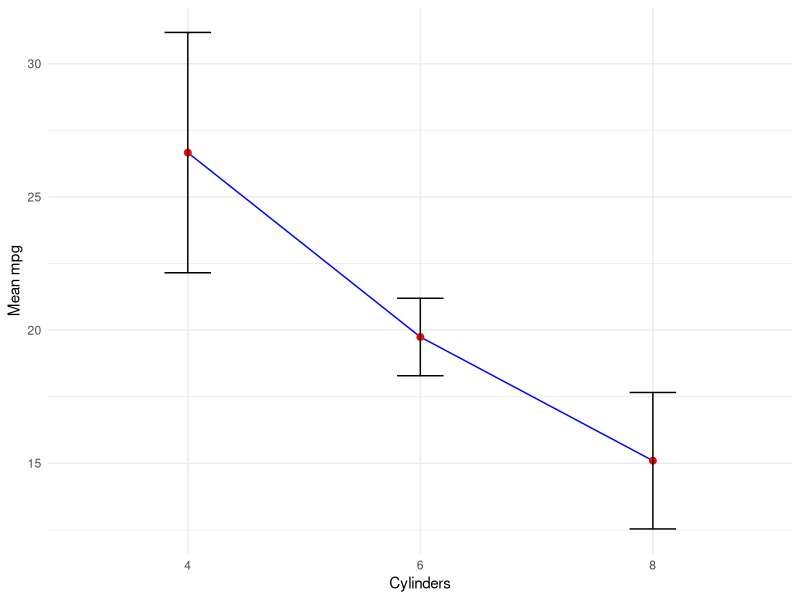
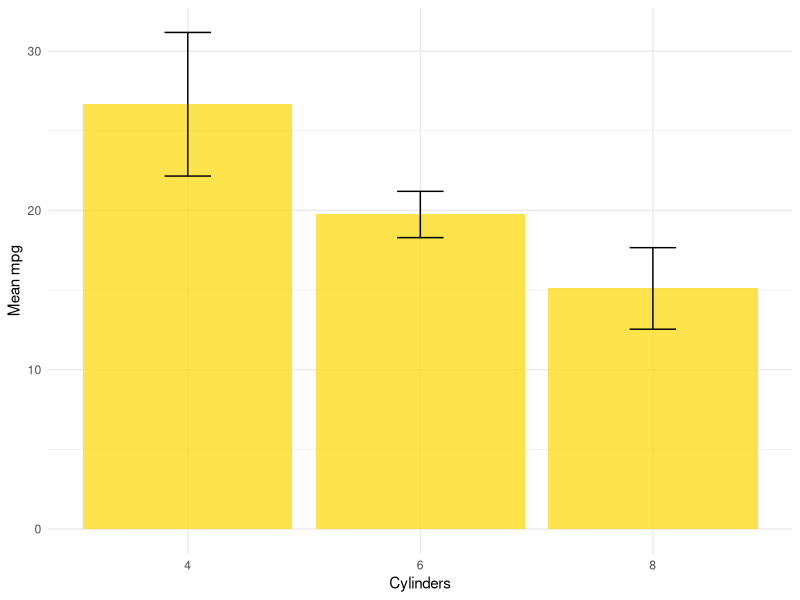
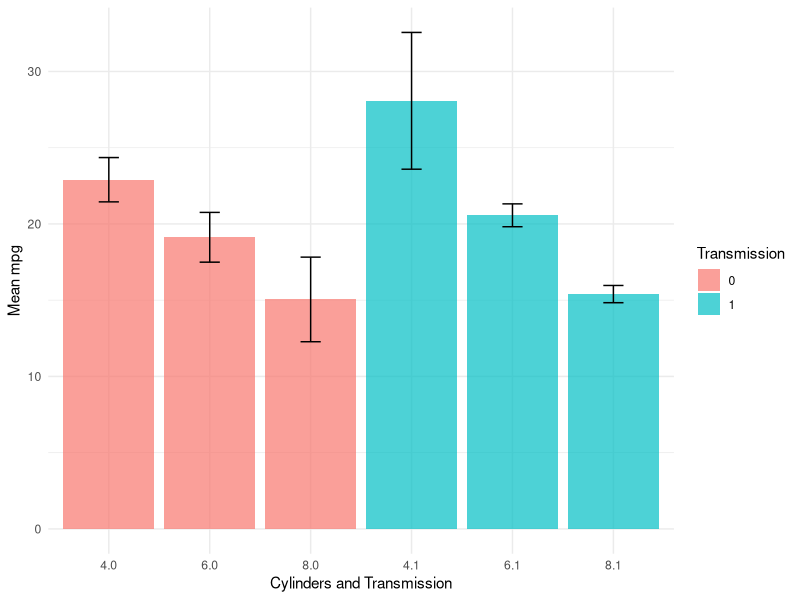
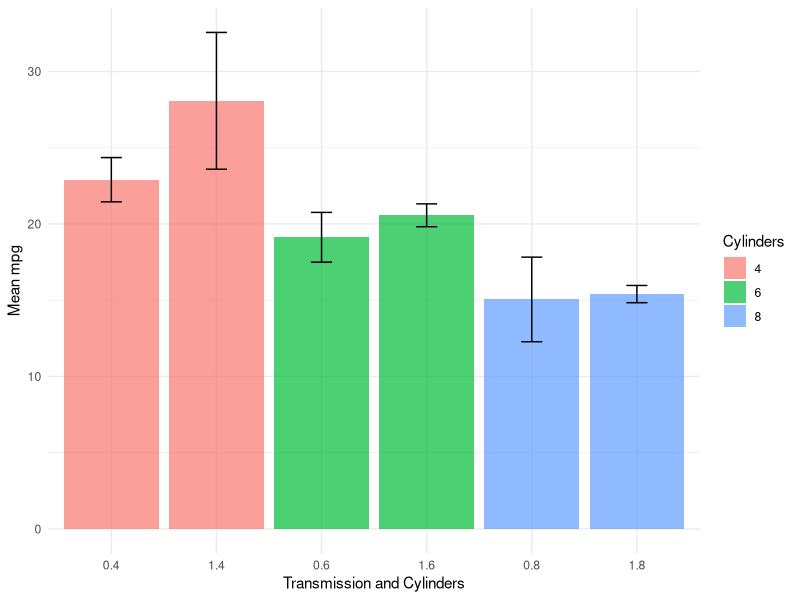
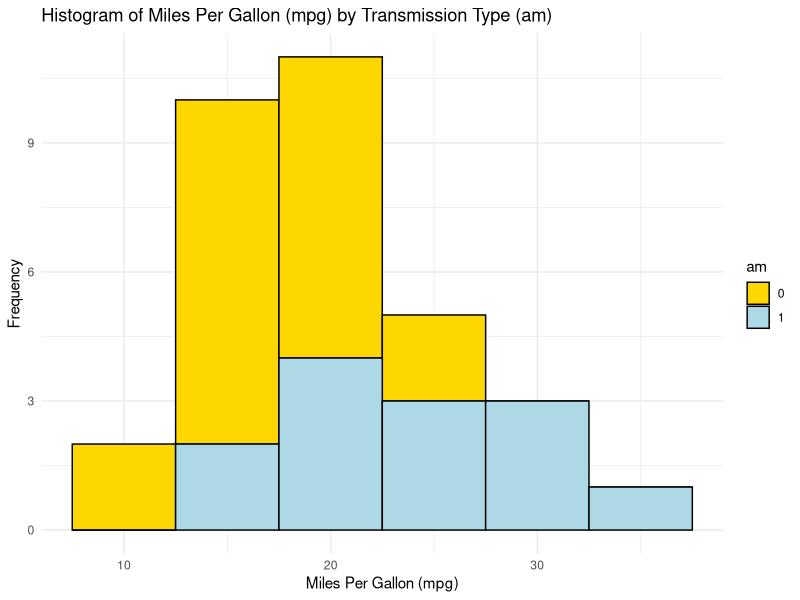
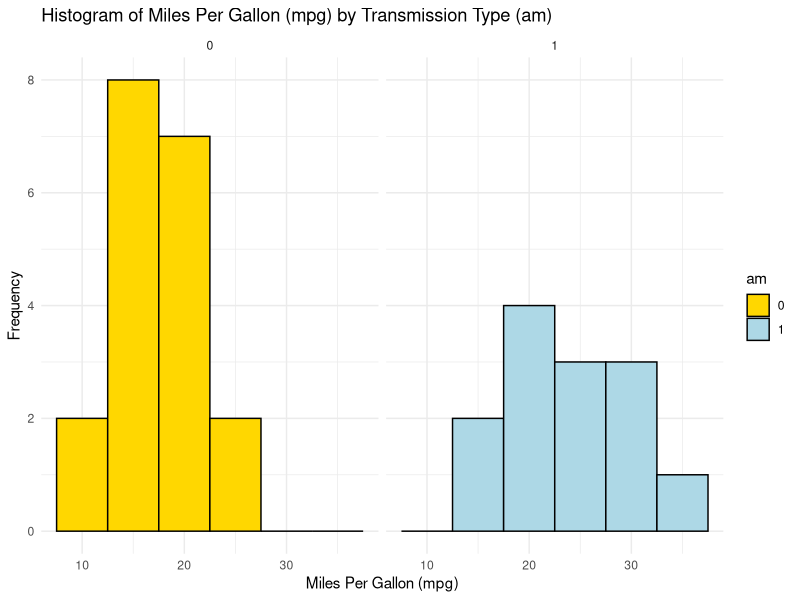
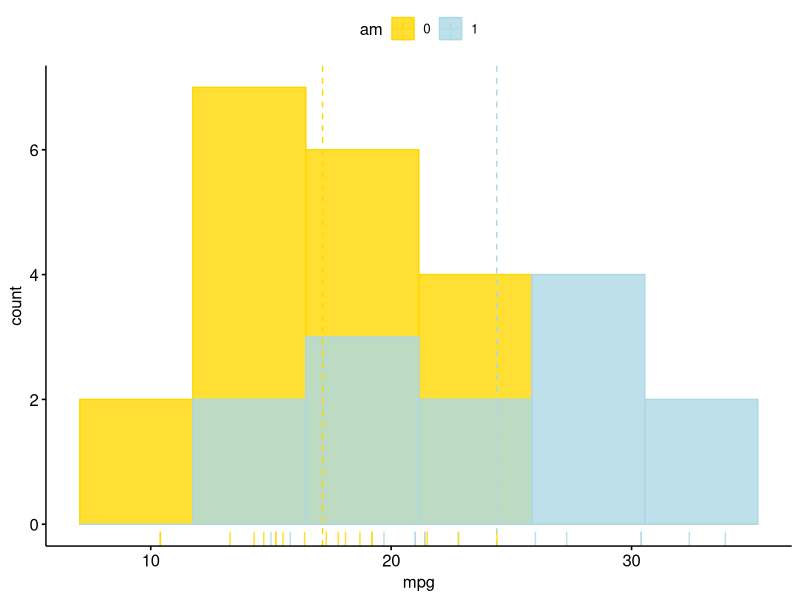
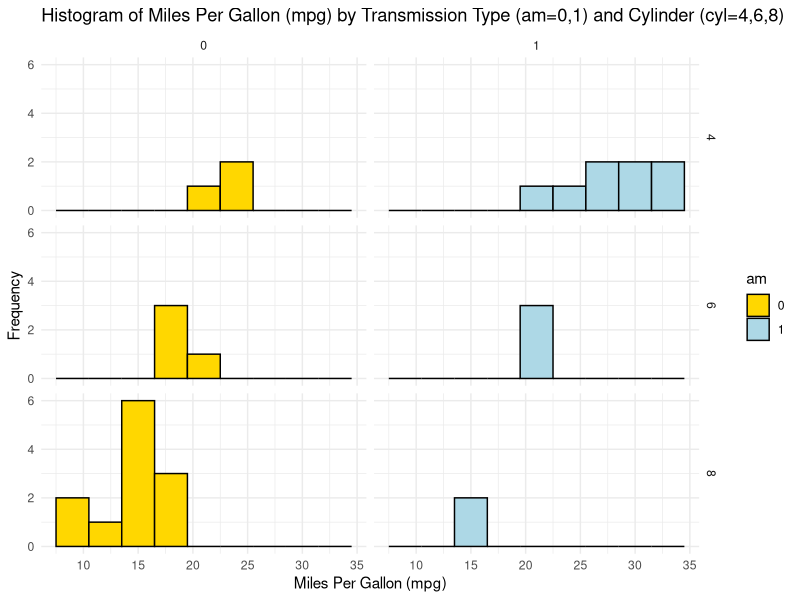

R code for these plots, in order:
## ---- chunk 1
# Load the required libraries, suppressing annoying startup messages
library(tibble) 
suppressPackageStartupMessages(library(dplyr))
# Read the mtcars dataset into a tibble called tb
data(mtcars)
tb <- as_tibble(mtcars)
# Convert relevant columns into factor variables
tb$cyl <- as.factor(tb$cyl) # cyl = {4,6,8}, number of cylinders
tb$am <- as.factor(tb$am) # am = {0,1}, 0:automatic, 1: manual transmission
tb$vs <- as.factor(tb$vs) # vs = {0,1}, v-shaped engine, 0:no, 1:yes
tb$gear <- as.factor(tb$gear) # gear = {3,4,5}, number of gears
# Directly access the data columns of tb, without tb$mpg
attach(tb)
## ---- chunk 2
library(dplyr)
s1 <- tb %>%
  group_by(cyl) %>%
  summarise(Mean_mpg = mean(mpg, na.rm = TRUE),
            SD_mpg = sd(mpg, na.rm = TRUE)) 
print(s1)
## ---- chunk 3
library(ggplot2)
ggplot(s1, 
       aes(x = cyl, y = Mean_mpg)) +
  geom_line(group=1, color = "blue") +
  geom_point(size = 2, color = "red") +
  geom_errorbar(aes(ymin = Mean_mpg - SD_mpg, 
                    ymax = Mean_mpg + SD_mpg), 
                width = .2, colour = "black") +
  labs(x = "Cylinders", y = "Mean mpg") +
  theme_minimal()

## ---- chunk 4
library(ggplot2)

# mpg plot
ggplot(s1, aes(x = cyl, y = Mean_mpg)) +
  geom_bar(stat = "identity", 
           fill = "gold", 
           alpha = 0.7) +
  geom_errorbar(aes(ymin = Mean_mpg - SD_mpg, 
                    ymax = Mean_mpg + SD_mpg), 
                width = .2) +
  labs(x = "Cylinders", y = "Mean mpg") +
  theme_minimal()
## ---- chunk 5
library(dplyr)
s3 <- tb %>%
  group_by(cyl) %>%
  summarise(
    Mean_mpg = mean(mpg, na.rm = TRUE),
    SD_mpg = sd(mpg, na.rm = TRUE),
    Mean_wt = mean(wt, na.rm = TRUE),
    SD_wt = sd(wt, na.rm = TRUE),
    Mean_hp = mean(hp, na.rm = TRUE),
    SD_hp = sd(hp, na.rm = TRUE)
    ) 
print(s3)
## ---- chunk 6
library(dplyr)
tb_grouped <- tb %>%
  group_by(cyl, am) %>%
  summarise(Mean_mpg = mean(mpg, na.rm = TRUE),
            SD_mpg = sd(mpg, na.rm = TRUE))

tb_grouped
## ---- chunk 7
# Create the plot
ggplot(tb_grouped, aes(x = interaction(cyl, am), y = Mean_mpg, fill = as.factor(am))) +
  geom_bar(stat = "identity", 
           alpha = 0.7, 
           position = position_dodge()) +
  geom_errorbar(aes(ymin = Mean_mpg - SD_mpg, 
                    ymax = Mean_mpg + SD_mpg), 
                width = .2, 
                position = position_dodge(.9)) +
  labs(x = "Cylinders and Transmission", y = "Mean mpg", fill = "Transmission") +
  theme_minimal()
## ---- chunk 8
library(dplyr)
tb_grouped2 <- tb %>%
  group_by(am, cyl) %>%
  summarise(Mean_mpg = mean(mpg, na.rm = TRUE),
            SD_mpg = sd(mpg, na.rm = TRUE))
## ---- chunk 9
# Create the plot
ggplot(tb_grouped2, aes(x = interaction(am, cyl), y = Mean_mpg, fill = as.factor(cyl))) +
  geom_bar(stat = "identity", 
           alpha = 0.7, 
           position = position_dodge()) +
  geom_errorbar(aes(ymin = Mean_mpg - SD_mpg, 
                    ymax = Mean_mpg + SD_mpg), 
                width = .2, 
                position = position_dodge(.9)) +
  labs(x = "Transmission and Cylinders", y = "Mean mpg", fill = "Cylinders") +
  theme_minimal()
## ---- chunk 10
library(dplyr)
tb %>%
  group_by(am, cyl) %>%
  summarise(
    Mean_mpg = mean(mpg, na.rm = TRUE),
    SD_mpg = sd(mpg, na.rm = TRUE),
    Mean_wt = mean(wt, na.rm = TRUE),
    SD_wt = sd(wt, na.rm = TRUE),
    Mean_hp = mean(hp, na.rm = TRUE),
    SD_hp = sd(hp, na.rm = TRUE)
    ) 
## ---- chunk 11
ggplot(tb, aes(x = mpg, 
               fill = am)) +
  geom_histogram(binwidth = 5, color = "black") +
  scale_fill_manual(values = c("gold", "lightblue")) +
  theme_minimal() +
  labs(title = "Histogram of Miles Per Gallon (mpg) by Transmission Type (am)",
       x = "Miles Per Gallon (mpg)",
       y = "Frequency")
## ---- chunk 12
ggplot(tb, aes(x = mpg, 
               fill = am)) +
  geom_histogram(binwidth = 5, color = "black") +
  scale_fill_manual(values = c("gold", "lightblue")) +
  facet_wrap(~ am) +
  theme_minimal() +
  labs(title = "Histogram of Miles Per Gallon (mpg) by Transmission Type (am)",
       x = "Miles Per Gallon (mpg)",
       y = "Frequency")
## ---- chunk 13
library(ggpubr)
gghistogram(tb, 
            x = "mpg", 
            bins = 6,
            add = "mean", 
            rug = TRUE, 
            color = "am", 
            fill = "am", 
            alpha = 0.8,
            palette = c("gold", "lightblue"))
## ---- chunk 14
ggplot(tb, aes(x = mpg, 
               fill = am)) +
  geom_histogram(binwidth = 3, color = "black") +
  scale_fill_manual(values = c("gold", "lightblue")) +
  facet_grid(cyl ~ am) +
  theme_minimal() +
  labs(title = "Histogram of Miles Per Gallon (mpg) by Transmission Type (am=0,1) and Cylinder (cyl=4,6,8)",
       x = "Miles Per Gallon (mpg)",
       y = "Frequency")

## ---- chunk 15
ggplot(tb, aes(x = mpg, 
               fill = am)) +
  geom_density(color = "black") +
  scale_fill_manual(values = c("gold", "lightblue")) +
  facet_wrap(~ am) +
  theme_minimal() +
  labs(title = "Density Plot of Miles Per Gallon (mpg) by Transmission Type (am)",
       x = "Miles Per Gallon (mpg)",
       y = "Density")

## ---- chunk 16
library(ggpubr)
ggdensity(tb, 
          x = "mpg", 
          color = "am" ,
          fill = "am",
          add = "mean",
          rug = TRUE,
          palette = c("gold", "skyblue"),
          title = "PDF of Miles Per Gallon (mpg), using ggpubr::ggdensity()",
          ylab = "Miles Per Gallon (mpg)",
          xlab = "Transmission (am)"
)
## ---- chunk 17
library(ggplot2)

# Create separate CDFs for 'am = 0' and 'am = 1'
ggplot(tb, aes(x = mpg, 
               color = factor(am))) +
  stat_ecdf(geom = "line") +
  scale_color_manual(values = c("blue", "black")) +
  labs(x = "Miles Per Gallon (mpg)", y = "CDF", 
       title = "Cumulative Distribution Function (CDF) of Mileage (mpg) for Transmission (am)",
       color = "am") +
  theme_minimal() 
## ---- chunk 18
library(ggplot2)

ggplot(tb, aes(x = cyl, 
               y = mpg)) +
  geom_boxplot(fill = c("gold","lightblue","lightpink"), 
               color = "black") +
  coord_flip() +
  labs(title = "Boxplot of Miles Per Gallon (mpg) by Cylinders",
       y = "Miles Per Gallon (mpg)",
       x = "Cylinders") +
  theme_minimal()
## ---- chunk 19
library(ggpubr)
ggboxplot(tb, 
          y = "mpg", 
          x = "cyl",
          color = "cyl",
          fill = "white",
          palette = c("black","blue","red"),
          shape = "cyl",
          orientation = "horizontal",
          add = "jitter", #jitter helps display the data points
          title = "Boxplot of Miles Per Gallon (mpg), using ggpubr::ggboxplot()",
          ylab = "Miles Per Gallon (mpg)",
          xlab = "Cylinders"
)
## ---- chunk 20
ggplot(tb, aes(x = as.factor(am), y = mpg, fill = as.factor(am))) +
  geom_boxplot() +
  scale_fill_manual(values = c("gold", "lightblue"), name = "Transmission") +
  facet_grid(~ cyl) +
  theme_minimal() +
  labs(title = "Boxplot of Mileage (mpg) by Cylinders (cyl=4,6,8) and Transmission (am=0,1)",
       x = "Transmission Type (am)",
       y = "Miles Per Gallon (mpg)")

## ---- chunk 21
ggplot(tb, aes(x = as.factor(cyl), y = mpg, fill = as.factor(cyl))) +
  geom_boxplot() +
  scale_fill_manual(values = c("gold", "lightblue", "lightpink"), name = "Cylinders") +
  facet_grid(~ am) +
  theme_minimal() +
  labs(title = "Boxplot of Mileage (mpg) by Transmission (am=0,1) and Cylinders (cyl=4,6,8)",
       x = "Number of Cylinders (cyl)",
       y = "Miles Per Gallon (mpg)")

## ---- chunk 22
library(ggpubr)
ggboxplot(tb, 
          y = "mpg", 
          x = "cyl",
          color = "cyl",
          fill = "white",
          palette = c("black","blue","red"),
          shape = "cyl",
          orientation = "horizontal",
          add = "jitter", #jitter helps display the data points
          facet.by = "am", #split data by "am"
          title = "Boxplot of Miles Per Gallon (mpg), using ggpubr::ggboxplot()",
          ylab = "Miles Per Gallon (mpg)",
          xlab = "Cylinders"
)
## ---- chunk 23
library(ggpubr)
ggboxplot(tb, 
          y = "mpg", 
          x = "am",
          color = "am",
          fill = "white",
          palette = c("black", "blue"),  # assuming am has 2 levels; adjust as needed
          shape = "am",
          orientation = "horizontal",
          add = "jitter", #jitter helps display the data points
          facet.by = "cyl", #split data by "cyl"
          title = "Boxplot of Miles Per Gallon (mpg), using ggpubr::ggboxplot()",
          ylab = "Miles Per Gallon (mpg)",
          xlab = "Transmission"
)
## ---- chunk 24
library(ggplot2)
library(ggbeeswarm)
# Create the beeswarm plot
ggplot(mtcars, 
       aes(x = factor(cyl), 
           y = mpg)) +
  geom_beeswarm() +
  labs(title = "Bee Swarm plot of Miles Per Gallon (mpg) by Cylinders",
       x = "Cylinders (cyl)",
       y = "Mileage (mpg)") +
  theme_minimal() +
  theme(panel.background = element_rect(fill = "lightblue"))
## ---- chunk 25
library(ggplot2)

ggplot(tb, aes(x = factor(cyl), 
               y = mpg)) +
  geom_violin(aes(fill = factor(cyl)), 
              color = "black") +
  scale_fill_manual(values = c("gold","lightblue","lightpink"), 
                    name = "Cylinders") +
  coord_flip() +
  labs(title = "Violin plot of Miles Per Gallon (mpg) by Cylinders",
       y = "Miles Per Gallon (mpg)",
       x = "Cylinders") +
  theme_minimal()
## ---- chunk 26
library(ggplot2)

ggplot(tb, aes(x = factor(cyl), 
               y = mpg)) +
  geom_violin(aes(fill = factor(cyl)), 
              color = "black") +
  scale_fill_manual(values = c("gold","lightblue","lightpink"), 
                    name = "Cylinders") +
  geom_boxplot(width=0.2, 
               fill="white") +
  coord_flip() +
  labs(title = "Violin plot of Miles Per Gallon (mpg) by Cylinders",
       y = "Miles Per Gallon (mpg)",
       x = "Cylinders") +
  theme_minimal()

